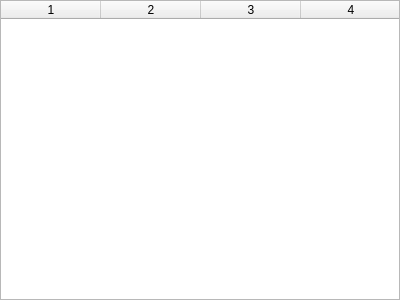
<?xml version="1.0" encoding="UTF-8"?>
<ui version="4.0">
 <class>TasksTable</class>
 <widget class="QWidget" name="TasksTable">
  <property name="geometry">
   <rect>
    <x>0</x>
    <y>0</y>
    <width>400</width>
    <height>300</height>
   </rect>
  </property>
  <property name="windowTitle">
   <string>Form</string>
  </property>
  <layout class="QGridLayout" name="gridLayout">
   <property name="leftMargin">
    <number>0</number>
   </property>
   <property name="topMargin">
    <number>0</number>
   </property>
   <property name="rightMargin">
    <number>0</number>
   </property>
   <property name="bottomMargin">
    <number>0</number>
   </property>
   <item row="0" column="0">
    <widget class="QTableWidget" name="tableWidget">
     <property name="horizontalScrollBarPolicy">
      <enum>Qt::ScrollBarAlwaysOff</enum>
     </property>
     <property name="sizeAdjustPolicy">
      <enum>QAbstractScrollArea::AdjustToContents</enum>
     </property>
     <property name="editTriggers">
      <set>QAbstractItemView::NoEditTriggers</set>
     </property>
     <property name="showDropIndicator" stdset="0">
      <bool>false</bool>
     </property>
     <property name="dragDropOverwriteMode">
      <bool>false</bool>
     </property>
     <property name="selectionMode">
      <enum>QAbstractItemView::SingleSelection</enum>
     </property>
     <property name="selectionBehavior">
      <enum>QAbstractItemView::SelectRows</enum>
     </property>
     <property name="wordWrap">
      <bool>false</bool>
     </property>
     <property name="cornerButtonEnabled">
      <bool>false</bool>
     </property>
     <property name="rowCount">
      <number>0</number>
     </property>
     <property name="columnCount">
      <number>4</number>
     </property>
     <attribute name="horizontalHeaderHighlightSections">
      <bool>false</bool>
     </attribute>
     <attribute name="verticalHeaderVisible">
      <bool>false</bool>
     </attribute>
     <attribute name="verticalHeaderDefaultSectionSize">
      <number>25</number>
     </attribute>
     <column/>
     <column/>
     <column/>
     <column/>
    </widget>
   </item>
  </layout>
 </widget>
 <resources/>
 <connections/>
</ui>
